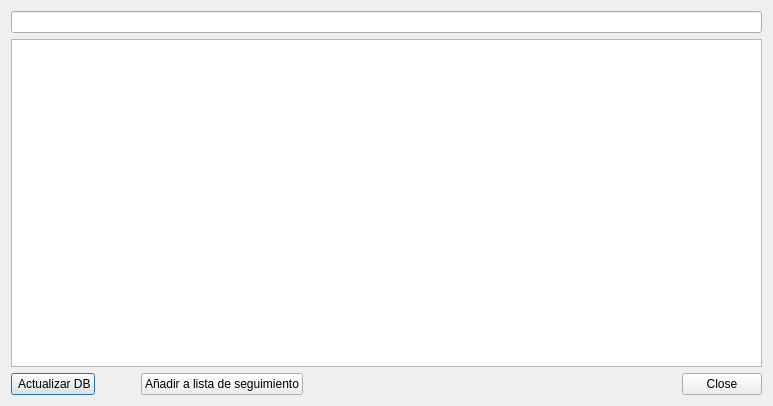
<?xml version="1.0" encoding="UTF-8"?>
<ui version="4.0">
 <class>searchMarket</class>
 <widget class="QDialog" name="searchMarket">
  <property name="geometry">
   <rect>
    <x>0</x>
    <y>0</y>
    <width>773</width>
    <height>406</height>
   </rect>
  </property>
  <property name="windowTitle">
   <string>Dialog</string>
  </property>
  <layout class="QVBoxLayout" name="verticalLayout">
   <item>
    <layout class="QHBoxLayout" name="horizontalLayout">
     <item>
      <widget class="QLineEdit" name="editFilter">
       <property name="clearButtonEnabled">
        <bool>true</bool>
       </property>
      </widget>
     </item>
    </layout>
   </item>
   <item>
    <widget class="QTableView" name="tableMarkets">
     <property name="editTriggers">
      <set>QAbstractItemView::EditTrigger::NoEditTriggers</set>
     </property>
     <property name="selectionMode">
      <enum>QAbstractItemView::SelectionMode::SingleSelection</enum>
     </property>
     <property name="selectionBehavior">
      <enum>QAbstractItemView::SelectionBehavior::SelectRows</enum>
     </property>
     <attribute name="horizontalHeaderStretchLastSection">
      <bool>true</bool>
     </attribute>
    </widget>
   </item>
   <item>
    <layout class="QHBoxLayout" name="horizontalLayout_2">
     <item>
      <widget class="QPushButton" name="butonUpdate">
       <property name="text">
        <string> Actualizar DB</string>
       </property>
      </widget>
     </item>
     <item>
      <spacer name="horizontalSpacer">
       <property name="orientation">
        <enum>Qt::Orientation::Horizontal</enum>
       </property>
       <property name="sizeType">
        <enum>QSizePolicy::Policy::Preferred</enum>
       </property>
       <property name="sizeHint" stdset="0">
        <size>
         <width>40</width>
         <height>20</height>
        </size>
       </property>
      </spacer>
     </item>
     <item>
      <widget class="QPushButton" name="butAdd2WL">
       <property name="text">
        <string>Añadir a lista de seguimiento</string>
       </property>
      </widget>
     </item>
     <item>
      <widget class="QDialogButtonBox" name="buttonBox">
       <property name="orientation">
        <enum>Qt::Orientation::Horizontal</enum>
       </property>
       <property name="standardButtons">
        <set>QDialogButtonBox::StandardButton::Close</set>
       </property>
      </widget>
     </item>
    </layout>
   </item>
  </layout>
 </widget>
 <resources/>
 <connections>
  <connection>
   <sender>buttonBox</sender>
   <signal>accepted()</signal>
   <receiver>searchMarket</receiver>
   <slot>accept()</slot>
   <hints>
    <hint type="sourcelabel">
     <x>596</x>
     <y>395</y>
    </hint>
    <hint type="destinationlabel">
     <x>157</x>
     <y>274</y>
    </hint>
   </hints>
  </connection>
  <connection>
   <sender>buttonBox</sender>
   <signal>rejected()</signal>
   <receiver>searchMarket</receiver>
   <slot>reject()</slot>
   <hints>
    <hint type="sourcelabel">
     <x>664</x>
     <y>395</y>
    </hint>
    <hint type="destinationlabel">
     <x>286</x>
     <y>274</y>
    </hint>
   </hints>
  </connection>
 </connections>
</ui>
